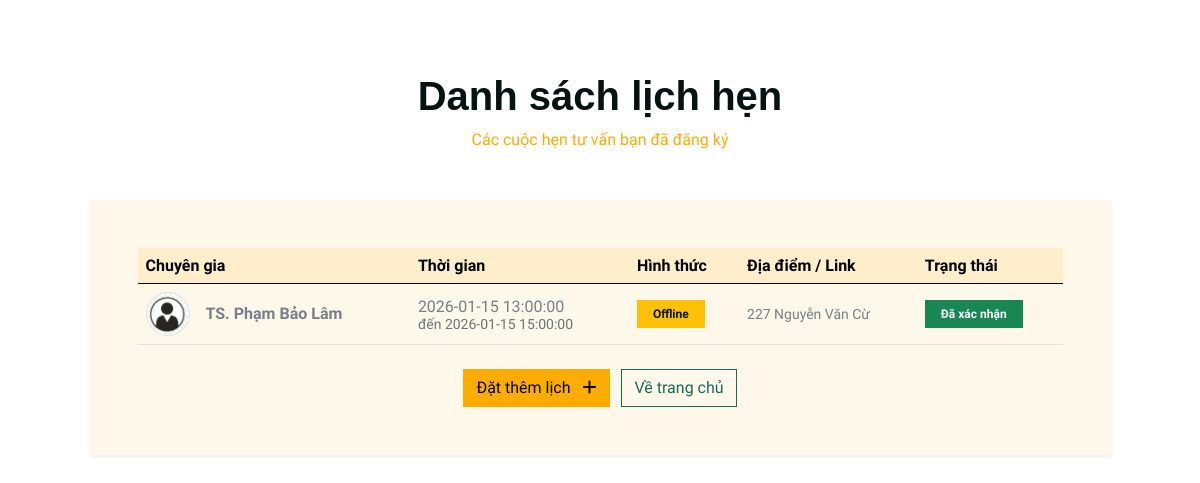
The page /booking/my-appointments (signed in) on the database its author committed.
### models.py (models this page shows)
class ExpertProfile(Base):
    __tablename__ = "expert_profiles"
    user_id = Column(
        Integer,
        ForeignKey("users.id"),
        primary_key=True
    )
    full_name = Column(String(100), nullable=False)
    title = Column(String(100)) #Học hàm
    qualification = Column(String(255)) #Học vị
    specialization = Column(String(255))
    organization = Column(String(255)) #Tổ chức, phòng khám,...
    years_of_experience = Column(Integer)
    verification_status = Column(String, default= "NONE")
    verified_by = Column(Integer, ForeignKey("users.id"), nullable=True)
    verified_at = Column(DateTime)
    bio = Column(Text) #Tiểu sử
    is_active = Column(Boolean, default=True)
    created_at = Column(DateTime, default=func.now())
    updated_at = Column(DateTime, default=func.now(), onupdate=func.now())
    user = relationship("User", back_populates="expert_profile", foreign_keys=[user_id])

class Appointment(Base):
    __tablename__ = "appointments"
    id = Column(Integer, primary_key=True)
    student_id = Column(Integer, ForeignKey("users.id"), nullable=False)
    therapist_id = Column(Integer, ForeignKey("users.id"), nullable=False)
    start_time = Column(String, nullable=False) # Format: YYYY-MM-DD HH:MM:SS
    end_time = Column(String, nullable=False)   # Format: YYYY-MM-DD HH:MM:SS
    meet_type = Column(String, default='offline')
    location = Column(String)
    status = Column(String, default='confirmed')
    created_at = Column(String, default=lambda: datetime.now().isoformat(timespec="seconds"))
    meet_link = Column(String, nullable=True)
    student = relationship("User", foreign_keys=[student_id], backref="student_appointments")
    therapist = relationship("User", foreign_keys=[therapist_id], backref="therapist_appointments")

### Booking/booking.py (the view)
@booking_bp.route("/my-appointments")
def my_appointments():
    if "user_id" not in session:
        return redirect(url_for("auth.login"))
    db = TherapySession()
    student = db.query(User).filter_by(id=session["user_id"]).first()
    if not student:
        db.close()
        return "Không tìm thấy thông tin học sinh."
    appointments = db.query(Appointment).filter_by(student_id=student.id)\
                    .order_by(Appointment.start_time.desc()).all()
    app_list = []
    for app in appointments:
        therapist = app.therapist
        expert_profile = therapist.expert_profile
        app_list.append({
            "id": app.id,
            "start_time": app.start_time,
            "end_time": app.end_time,
            "therapist_name": expert_profile.full_name if expert_profile else "Expert", #Default name
            "therapist_img": getattr(expert_profile, "image", None),
            "meet_type": app.meet_type,
            "location": app.location,
            "meet_link": app.meet_link,
            "status": app.status
        })
    db.close()
    return render_template("my_appointments.html", appointments=app_list)

### Booking/templates/my_appointments.html (shortened to what this page needs)
﻿<!DOCTYPE html>
<html lang="vi">
<head>
    <link href="https://cdnjs.cloudflare.com/ajax/libs/font-awesome/6.5.1/css/all.min.css" rel="stylesheet">
    <link href="https://cdn.jsdelivr.net/npm/bootstrap-icons@1.11.3/font/bootstrap-icons.css" rel="stylesheet">
    <link href="{{ url_for('static', filename='lib/animate/animate.min.css') }}" rel="stylesheet">
    <link href="{{ url_for('static', filename='lib/owlcarousel/assets/owl.carousel.min.css') }}" rel="stylesheet">
    <link href="{{ url_for('static', filename='css/bootstrap.min.css') }}" rel="stylesheet">
    <link href="{{ url_for('static', filename='css/style.css') }}" rel="stylesheet">
</head>
<body>
<div class="container-xxl py-5">
    <div class="container">
        <div class="text-center mx-auto mb-5" style="max-width: 650px;">
            <h1 class="display-6 mb-2">Danh sách lịch hẹn</h1>
            <p class="text-primary mb-0">Các cuộc hẹn tư vấn bạn đã đăng ký</p>
        </div>
        <div class="row justify-content-center">
            <div class="col-lg-11">
                <div class="bg-light rounded p-4 p-md-5 shadow-sm">
                    {% if appointments %}
                        <div class="table-responsive">
                            <table class="table table-hover align-middle mb-0">
                                <thead class="table-primary">
                                    <tr>
                                        <th>Chuyên gia</th>
                                        <th>Thời gian</th>
                                        <th>Hình thức</th>
                                        <th>Địa điểm / Link</th>
                                        <th>Trạng thái</th>
                                    </tr>
                                </thead>
                                <tbody>
                                    {% for item in appointments %}
                                    <tr>
                                        <td>
                                            <div class="d-flex align-items-center">
                                                <img
                                                    src="{{ url_for('static', filename=item.therapist_img or 'img/default-avatar.png') }}"
                                                    alt="Therapist"
                                                    class="rounded-circle me-3 border"
                                                    style="width: 44px; height: 44px; object-fit: cover;"
                                                >
                                                <div class="lh-sm">
                                                    <div class="fw-bold">{{ item.therapist_name }}</div>
                                                </div>
                                            </div>
                                        </td>
                                        <td>
                                            <div class="fw-semibold">{{ item.start_time }}</div>
                                            {% if item.end_time %}
                                                <small class="text-muted">đến {{ item.end_time }}</small>
                                            {% endif %}
                                        </td>
                                        <td>
                                            {% if item.meet_type == 'online' %}
                                                <span class="badge bg-info text-dark px-3 py-2">Online</span>
                                            {% else %}
                                                <span class="badge bg-warning text-dark px-3 py-2">Offline</span>
                                            {% endif %}
                                        </td>
                                        <td class="small">
                                            {% if item.meet_type == 'online' %}
                                            Google Meet Link
                                            {% else %}
                                            {{ item.location }}
                                            {% endif %}
                                        </td>
                                        <td>
                                            <span class="badge bg-success px-3 py-2">Đã xác nhận</span>
                                        </td>
                                    </tr>
                                    {% endfor %}
                                </tbody>
                            </table>
                        </div>
                        <div class="text-center mt-4">
                            <a href="{{ url_for('booking.select_therapist') }}" class="btn btn-primary">
                                Đặt thêm lịch <i class="fa fa-plus ms-2"></i>
                            </a>
                            <a href="{{ url_for('home') }}" class="btn btn-outline-secondary ms-2">
                                Về trang chủ
                            </a>
                        </div>
                    {% endif %}
                </div>
            </div>
        </div>
    </div>
</div>
</body>
</html>

### static/css/style.css (style rules this page uses)
html, body { font-family: "Be Vietnam Pro", system-ui, -apple-system, "Segoe UI", Roboto, Arial, sans-serif; }
:root { --bs-tertiary: #797E88; }
.fw-bold { font-weight: 700 !important; }
.btn { transition: .5s; }

### Booking/templates/my_appointments.html (style rules this page uses)
body { font-family: "Be Vietnam Pro", system-ui, -apple-system, "Segoe UI"; }

### rows shown on the page
ExpertProfile: therapist_name "TS. Phạm Bảo Lâm"
Appointment: start_time "2026-01-15 13:00:00", end_time "2026-01-15 15:00:00", location "227 Nguyễn Văn Cừ"
